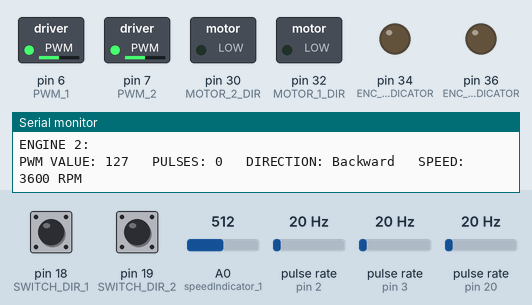
The sketch below on a simulated Arduino Mega 2560, built with avr-gcc and run on an emulated ATmega2560. Shown: switched loads named in the sketch (green lamp = pin HIGH), output pins drawn as LEDs (lit = HIGH), the last lines printed to the serial monitor. Wiring (inferred from the names in the program): 3 × pulse sensor: data pin 2 / data pin 3 / data pin 20. The inputs (shaded band) are chosen by the test bench; at power-on: A0 (speedIndicator_1) = 512, pin 18 (SWITCH_DIR_1) HIGH, pin 19 (SWITCH_DIR_2) HIGH, pulse rate (sensors on pin 2, pin 3, pin 20) 20 Hz.

Above: at 1.2 s.
1.3 s: A0 (speedIndicator_1) set to 716
At 2.0 s:
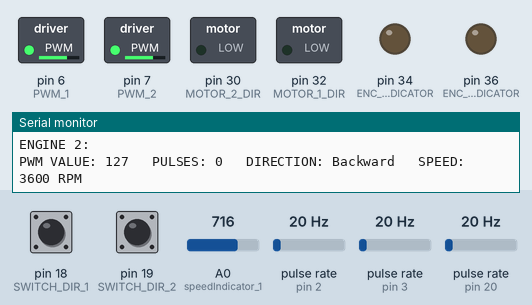
2.8 s: pin 18 (SWITCH_DIR_1) pulled LOW for 0.15 s
At 3.9 s:
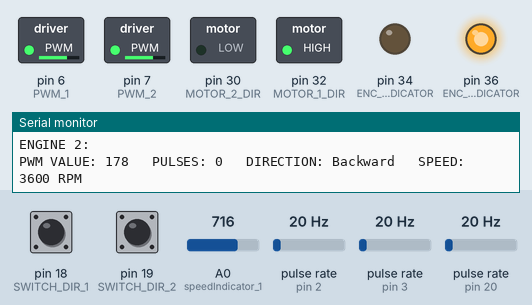
4.4 s: pin 19 (SWITCH_DIR_2) pulled LOW for 0.15 s
At 5.1 s:
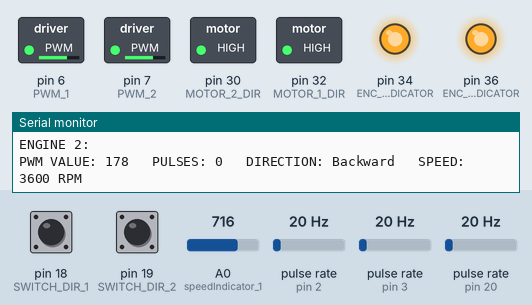
6.0 s: A0 (speedIndicator_1) set to 992
At 6.8 s:
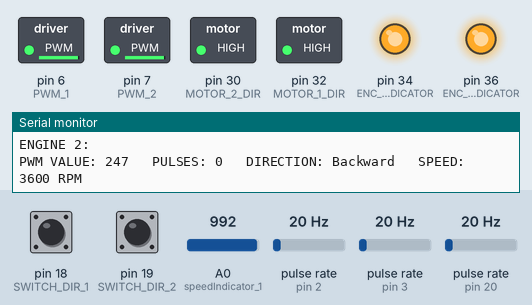
7.5 s: pin 18 (SWITCH_DIR_1) pulled LOW for 1 s
At 9.7 s:
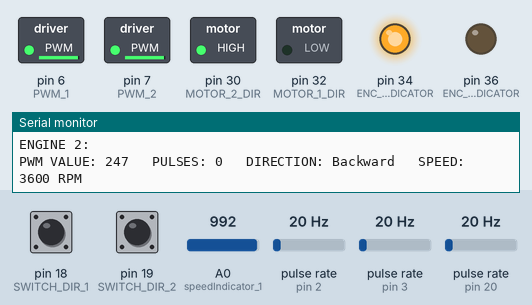
10.0 s: pin 19 (SWITCH_DIR_2) pulled LOW for 1 s
At 11.8 s:
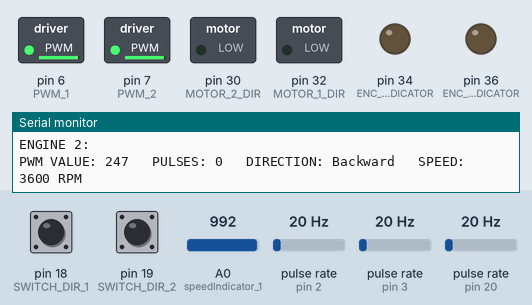
Timing chart, 0 to 13.3 s (numbered marks = the images above; inputs shaded):
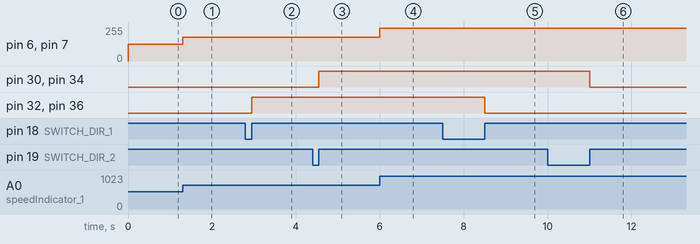

Measured:
- after the input at 1.3 s, pin 6 (PWM_1), pin 7 (PWM_2): 127/255 → 178/255 at once
- after the input at 2.8 s, pin 32 (MOTOR_1_DIR), pin 36 (ENC_1_DIR_INDICATOR): LOW → HIGH after 0.15 s
- after the input at 4.4 s, pin 30 (MOTOR_2_DIR), pin 34 (ENC_2_DIR_INDICATOR): LOW → HIGH after 0.15 s
- after the input at 6.0 s, pin 6 (PWM_1), pin 7 (PWM_2): 178/255 → 247/255 at once
- after the input at 7.5 s, pin 32 (MOTOR_1_DIR), pin 36 (ENC_1_DIR_INDICATOR): HIGH → LOW after 1.0 s
- after the input at 10.0 s, pin 30 (MOTOR_2_DIR), pin 34 (ENC_2_DIR_INDICATOR): HIGH → LOW after 1.0 s

The sketch:

sketch_mar18a.ino
```cpp
// Motor encoder output pulse per rotation (change as required)
// -------------------- !!! CHANGE TO PROPER NUMBER !!! ----------------------
#define ENC_COUNT_REV 1

// Encoder output to Arduino Interrupt pin
#define ENC_1_IN_1 2
#define ENC_1_IN_2 3
#define ENC_2_IN_1 20
#define ENC_2_IN_2 20

// Engines driver PWM steering pins
#define PWM_1 6
#define PWM_2 7

// Przyciski zmieniajace kierunek obrotu silnikow
#define SWITCH_DIR_1 18
#define SWITCH_DIR_2 19

// Diody LED sygnalizujace odczyt kierunku obrotu silnikow z enkoderow
#define ENC_1_DIR_INDICATOR 36
#define ENC_2_DIR_INDICATOR 34

// Wyjscia do sterownika silnikow, informujace o tym, jaki ma byc kierunek obrotu kazdego silnika
#define MOTOR_1_DIR 32
#define MOTOR_2_DIR 30


// Encoder turning FORWARD
#define FORWARD 1
// Encoder turning BACKWARD
#define BACKWARD 0

// Analog pin for potentiometer
int speedIndicator_1 = 0;
int speedIndicator_2 = 0;

// Pulse count from encoder
volatile long encoder_1_Value_1 = 0;
volatile long encoder_1_Value_2 = 0;
volatile long encoder_1_Value = 0;
volatile long encoder_2_Value_1 = 0;
volatile long encoder_2_Value_2 = 0;
volatile long encoder_2_Value = 0;

// One-second interval for measurements
int interval = 1000;

// Counters for milliseconds during interval
long previousMillis = 0;
long updateEncoder_1_1_Millis = 0;
long updateEncoder_1_2_Millis = 0;
long currentMillis = 0;

// Variable for RPM measuerment
int rpm_1 = 0;
int rpm_2 = 0;

// Variable for PWM motor speed output
int motorPwm_1 = 0;
int motorPwm_2 = 0;

// Variable for direction of engines read from encoders
int motorDir_1 = 0;
int motorDir_2 = 0;

void setup()
{
  // Setup Serial Monitor
  Serial.begin(57600);

  // Set encoders as input with internal pullup
  pinMode(ENC_1_IN_1, INPUT_PULLUP);
  pinMode(ENC_1_IN_2, INPUT_PULLUP);
  pinMode(ENC_2_IN_1, INPUT_PULLUP);
  pinMode(ENC_2_IN_2, INPUT_PULLUP);

  // Set switches as input with internal pullup
  pinMode(SWITCH_DIR_1, INPUT_PULLUP);
  pinMode(SWITCH_DIR_2, INPUT_PULLUP);

  // Set PWM, DIR connections as outputs
  pinMode(PWM_1, OUTPUT);
  pinMode(PWM_2, OUTPUT);
  pinMode(MOTOR_1_DIR, OUTPUT);
  pinMode(MOTOR_2_DIR, OUTPUT);
  pinMode(ENC_1_DIR_INDICATOR, OUTPUT);
  pinMode(ENC_2_DIR_INDICATOR, OUTPUT);

  // Set interrupts of encoders
  attachInterrupt(digitalPinToInterrupt(ENC_1_IN_1), updateEncoder_1_1, RISING);
  attachInterrupt(digitalPinToInterrupt(ENC_1_IN_2), updateEncoder_1_2, RISING);
  attachInterrupt(digitalPinToInterrupt(ENC_2_IN_1), updateEncoder_2_1, RISING);
  attachInterrupt(digitalPinToInterrupt(ENC_2_IN_2), updateEncoder_2_2, RISING);

  // Set interrupts of switches
  attachInterrupt(digitalPinToInterrupt(SWITCH_DIR_1), changeDir_1, RISING);
  attachInterrupt(digitalPinToInterrupt(SWITCH_DIR_2), changeDir_2, RISING);

  // Set initial values for all outputs
  analogWrite(PWM_1, 0);
  analogWrite(PWM_2, 0);
  digitalWrite(MOTOR_1_DIR, LOW);
  digitalWrite(MOTOR_2_DIR, LOW);
  digitalWrite(ENC_1_DIR_INDICATOR, LOW);
  digitalWrite(ENC_2_DIR_INDICATOR, LOW);

  // Setup initial values for timer
  previousMillis = millis();
}

void loop()
{

  // Control motor with potentiometer
  motorPwm_1 = map(analogRead(speedIndicator_1), 0, 1023, 0, 255);
  motorPwm_2 = map(analogRead(speedIndicator_2), 0, 1023, 0, 255);

  // Write PWM to controller
  analogWrite(PWM_1, motorPwm_1);
  analogWrite(PWM_2, motorPwm_2);

  currentMillis = millis();


  // Update RPM value every second
  if (currentMillis - previousMillis > interval) {
    previousMillis = currentMillis;


    // Calculate RPM
    encoder_1_Value = encoder_1_Value_1 + encoder_1_Value_2;
    encoder_1_Value = encoder_1_Value_1 + encoder_1_Value_2;

    rpm_1 = (float)(encoder_1_Value * 60 / ENC_COUNT_REV);
    rpm_2 = (float)(encoder_1_Value * 60 / ENC_COUNT_REV);

    // Check direction of encoders
    if (encoder_1_Value_1 > encoder_1_Value_2)    // --------- CHECK IF IT IS RIGHT!!! -----------
    {
      motorDir_1 = FORWARD;
    }
    else
    {
      motorDir_2 = BACKWARD;
    }


    // Only update display when there is a reading
    if (motorPwm_1 > 0 || rpm_1 > 0 || motorPwm_2 > 0 || rpm_2 > 0)
    {
      // Engine 1
      Serial.print("ENGINE 1:");
      Serial.print('\n');
      Serial.print("PWM VALUE: ");
      Serial.print(motorPwm_1);
      Serial.print('\t');
      Serial.print(" PULSES: ");
      Serial.print(encoder_1_Value);
      Serial.print('\t');
      Serial.print(" DIRECTION: ");
      if (motorDir_1 == FORWARD)
        Serial.print("Forward");
      else
        Serial.print("Backward");
      Serial.print('\t');
      Serial.print(" SPEED: ");
      Serial.print(rpm_1);
      Serial.println(" RPM");

      // Engine 2
      Serial.print("ENGINE 2:");
      Serial.print('\n');
      Serial.print("PWM VALUE: ");
      Serial.print(motorPwm_2);
      Serial.print('\t');
      Serial.print(" PULSES: ");
      Serial.print(encoder_2_Value);
      Serial.print('\t');
      Serial.print(" DIRECTION: ");
      if (motorDir_2 == FORWARD)
        Serial.print("Forward");
      else
        Serial.print("Backward");
      Serial.print('\t');
      Serial.print(" SPEED: ");
      Serial.print(rpm_2);
      Serial.println(" RPM");
    }

    // Reset encoder ticks
    encoder_1_Value_1 = 0;
    encoder_1_Value_2 = 0;
    encoder_2_Value_1 = 0;
    encoder_2_Value_2 = 0;
  }
}

void updateEncoder_1_1()
{
  // Increment value for each pulse from encoder
  encoder_1_Value_1++;
}

void updateEncoder_1_2()
{
  // Increment value for each pulse from encoder
  encoder_1_Value_2++;
}

void updateEncoder_2_1()
{
  // Increment value for each pulse from encoder
  encoder_1_Value_1++;
}

void updateEncoder_2_2()
{
  // Increment value for each pulse from encoder
  encoder_1_Value_2++;
}

void changeDir_1()
{
  // Sprawdzenie poprzedniego kierunku i zmiana go na przeciwny
  if (digitalRead(MOTOR_1_DIR) == HIGH)   // --------- CHECK WHAT TURN IS "HIGH" OUTPUT!!! ---------
  {
    digitalWrite(MOTOR_1_DIR, LOW);
    digitalWrite(ENC_1_DIR_INDICATOR, LOW);
  }
  else
  {
    digitalWrite(MOTOR_1_DIR, HIGH);
    digitalWrite(ENC_1_DIR_INDICATOR, HIGH);
  }
}

void changeDir_2()
{
  // Sprawdzenie poprzedniego kierunku i zmiana go na przeciwny
  if (digitalRead(MOTOR_2_DIR) == HIGH)   // --------- CHECK WHAT TURN IS "HIGH" OUTPUT!!! ---------
  {
    digitalWrite(MOTOR_2_DIR, LOW);
    digitalWrite(ENC_2_DIR_INDICATOR, LOW);
  }
  else
  {
    digitalWrite(MOTOR_2_DIR, HIGH);
    digitalWrite(ENC_2_DIR_INDICATOR, HIGH);
  }
}
```
